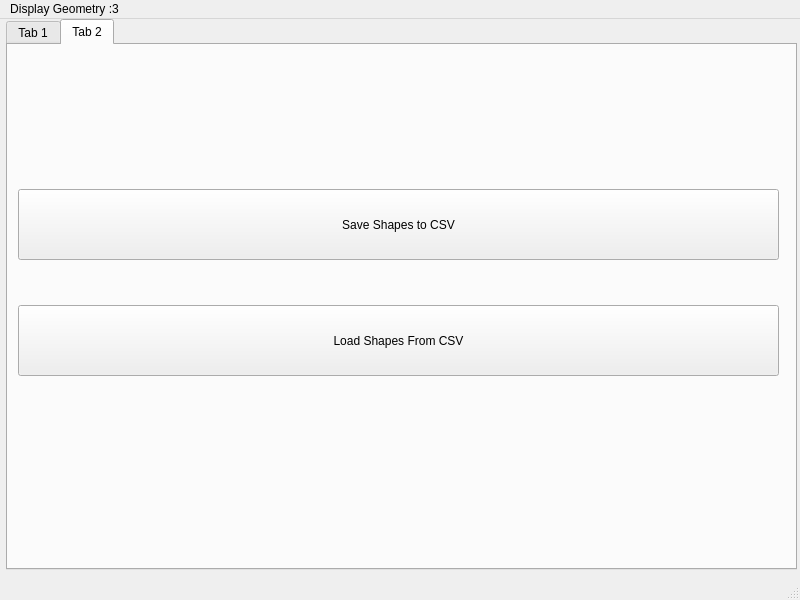
<?xml version="1.0" encoding="UTF-8"?>
<ui version="4.0">
 <class>MainWindow</class>
 <widget class="QMainWindow" name="MainWindow">
  <property name="geometry">
   <rect>
    <x>0</x>
    <y>0</y>
    <width>800</width>
    <height>600</height>
   </rect>
  </property>
  <property name="windowTitle">
   <string>MainWindow</string>
  </property>
  <widget class="QWidget" name="centralwidget">
   <widget class="QTabWidget" name="tabWidget">
    <property name="geometry">
     <rect>
      <x>6</x>
      <y>0</y>
      <width>791</width>
      <height>551</height>
     </rect>
    </property>
    <property name="currentIndex">
     <number>1</number>
    </property>
    <widget class="QWidget" name="tab">
     <attribute name="title">
      <string>Tab 1</string>
     </attribute>
     <widget class="QPushButton" name="addAShape">
      <property name="geometry">
       <rect>
        <x>0</x>
        <y>250</y>
        <width>261</width>
        <height>51</height>
       </rect>
      </property>
      <property name="text">
       <string>Add a Figure</string>
      </property>
     </widget>
     <widget class="QSpinBox" name="size">
      <property name="geometry">
       <rect>
        <x>0</x>
        <y>190</y>
        <width>261</width>
        <height>26</height>
       </rect>
      </property>
     </widget>
     <widget class="QListWidget" name="listOfShapes">
      <property name="geometry">
       <rect>
        <x>0</x>
        <y>0</y>
        <width>261</width>
        <height>181</height>
       </rect>
      </property>
      <item>
       <property name="text">
        <string>Square</string>
       </property>
      </item>
      <item>
       <property name="text">
        <string>Circle</string>
       </property>
      </item>
      <item>
       <property name="text">
        <string>Triangle</string>
       </property>
      </item>
      <item>
       <property name="text">
        <string>N-gon</string>
       </property>
      </item>
     </widget>
     <widget class="QPushButton" name="showFigureInfoButton">
      <property name="geometry">
       <rect>
        <x>0</x>
        <y>430</y>
        <width>261</width>
        <height>51</height>
       </rect>
      </property>
      <property name="text">
       <string>Show History of Shapes</string>
      </property>
     </widget>
     <widget class="QPushButton" name="drawAllFiguresButton">
      <property name="geometry">
       <rect>
        <x>0</x>
        <y>370</y>
        <width>261</width>
        <height>51</height>
       </rect>
      </property>
      <property name="text">
       <string>Draw all shapes from history</string>
      </property>
     </widget>
     <widget class="QSpinBox" name="rotation">
      <property name="geometry">
       <rect>
        <x>0</x>
        <y>220</y>
        <width>261</width>
        <height>26</height>
       </rect>
      </property>
     </widget>
     <widget class="QGraphicsView" name="graphicsView">
      <property name="geometry">
       <rect>
        <x>285</x>
        <y>1</y>
        <width>501</width>
        <height>431</height>
       </rect>
      </property>
     </widget>
     <widget class="QPushButton" name="clearCanvas">
      <property name="geometry">
       <rect>
        <x>0</x>
        <y>310</y>
        <width>261</width>
        <height>51</height>
       </rect>
      </property>
      <property name="text">
       <string>Clear canvas</string>
      </property>
     </widget>
    </widget>
    <widget class="QWidget" name="tab_2">
     <attribute name="title">
      <string>Tab 2</string>
     </attribute>
     <widget class="QPushButton" name="saveFiguresButton">
      <property name="geometry">
       <rect>
        <x>10</x>
        <y>144</y>
        <width>761</width>
        <height>71</height>
       </rect>
      </property>
      <property name="text">
       <string>Save Shapes to CSV</string>
      </property>
     </widget>
     <widget class="QPushButton" name="loadFiguresButton">
      <property name="geometry">
       <rect>
        <x>10</x>
        <y>260</y>
        <width>761</width>
        <height>71</height>
       </rect>
      </property>
      <property name="text">
       <string>Load Shapes From CSV</string>
      </property>
     </widget>
    </widget>
   </widget>
  </widget>
  <widget class="QMenuBar" name="menubar">
   <property name="geometry">
    <rect>
     <x>0</x>
     <y>0</y>
     <width>800</width>
     <height>22</height>
    </rect>
   </property>
   <widget class="QMenu" name="menuDisplay_Geometry_3">
    <property name="title">
     <string>Display Geometry :3</string>
    </property>
   </widget>
   <addaction name="menuDisplay_Geometry_3"/>
  </widget>
  <widget class="QStatusBar" name="statusbar"/>
 </widget>
 <resources/>
 <connections/>
</ui>
